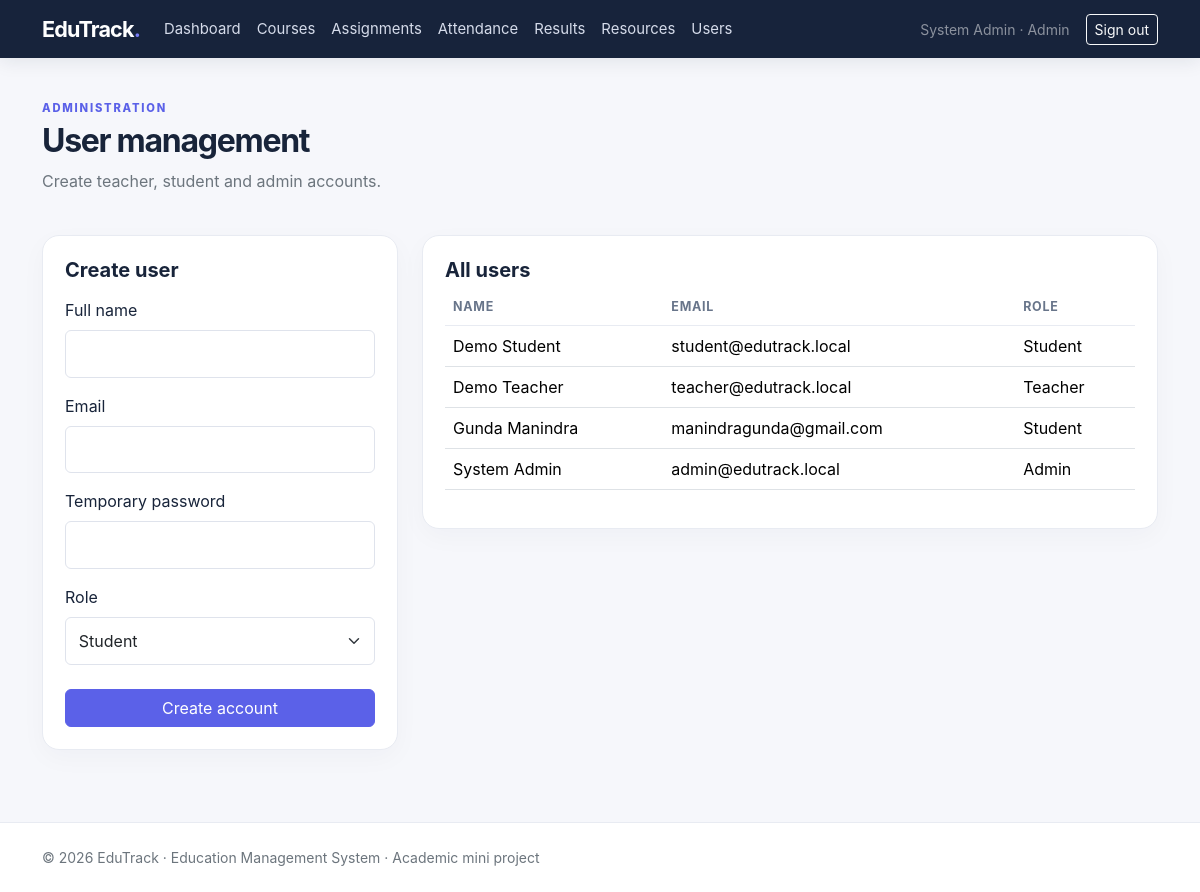
The app's page /admin/users (signed in) with its own data.
### models.py (models this page shows)
class User(UserMixin, db.Model):
    id = db.Column(db.Integer, primary_key=True)
    name = db.Column(db.String(100), nullable=False)
    email = db.Column(db.String(120), unique=True, nullable=False, index=True)
    password_hash = db.Column(db.String(255), nullable=False)
    role = db.Column(db.String(20), nullable=False, default="student")
    created_at = db.Column(db.DateTime, default=datetime.utcnow)

### app.py (the view, shortened to what this page needs)
@app.route("/admin/users", methods=["GET", "POST"])
@role_required("admin")
def users():
    return render_template("users.html", users=User.query.order_by(User.name).all())

### app.py (called while the page is built)
@login_manager.user_loader
def load_user(user_id):
    return db.session.get(User, int(user_id))

def role_required(*roles):
    def decorator(fn):
        @wraps(fn)
        @login_required
        def wrapper(*args, **kwargs):
            if current_user.role not in roles:
                abort(403)
            return fn(*args, **kwargs)
        return wrapper
    return decorator

@app.context_processor
def inject_today():
    return {"today": date.today()}

### templates/users.html
{% extends "base.html" %}{% block title %}Users{% endblock %}{% block content %}
<div class="page-heading"><div><span class="eyebrow">ADMINISTRATION</span><h2 class="fw-bold mt-1">User management</h2><p class="text-secondary">Create teacher, student and admin accounts.</p></div></div>
<div class="row g-4"><div class="col-lg-4"><div class="content-card"><h5 class="fw-bold">Create user</h5><form method="post"><label class="form-label mt-2">Full name</label><input class="form-control" name="name" required><label class="form-label mt-3">Email</label><input class="form-control" type="email" name="email" required><label class="form-label mt-3">Temporary password</label><input class="form-control" type="password" name="password" minlength="8" required><label class="form-label mt-3">Role</label><select class="form-select" name="role"><option value="student">Student</option><option value="teacher">Teacher</option><option value="admin">Admin</option></select><button class="btn btn-accent w-100 mt-4">Create account</button></form></div></div>
<div class="col-lg-8"><div class="content-card"><h5 class="fw-bold">All users</h5><div class="table-responsive"><table class="table"><thead><tr><th>Name</th><th>Email</th><th>Role</th></tr></thead><tbody>{% for u in users %}<tr><td>{{ u.name }}</td><td>{{ u.email }}</td><td>{{ u.role|title }}</td></tr>{% endfor %}</tbody></table></div></div></div></div>
{% endblock %}

### templates/base.html (shortened to what this page needs)
<!doctype html>
<html lang="en">
<head>
  <link href="https://cdn.jsdelivr.net/npm/bootstrap@5.3.3/dist/css/bootstrap.min.css" rel="stylesheet">
  <link href="{{ url_for('static', filename='css/style.css') }}" rel="stylesheet">
</head>
<body>
<nav class="navbar navbar-expand-lg navbar-dark nav-main">
  <div class="container">
    <a class="navbar-brand fw-bold" href="{{ url_for('index') }}">EduTrack<span class="brand-dot">.</span></a>
    <div class="collapse navbar-collapse" id="nav">
      <ul class="navbar-nav me-auto">
      {% if current_user.is_authenticated %}
        <li class="nav-item"><a class="nav-link" href="{{ url_for('dashboard') }}">Dashboard</a></li>
        <li class="nav-item"><a class="nav-link" href="{{ url_for('courses') }}">Courses</a></li>
        <li class="nav-item"><a class="nav-link" href="{{ url_for('assignments') }}">Assignments</a></li>
        {% if current_user.role in ['teacher','admin'] %}
        <li class="nav-item"><a class="nav-link" href="{{ url_for('attendance') }}">Attendance</a></li>
        {% endif %}
        <li class="nav-item"><a class="nav-link" href="{{ url_for('results') }}">Results</a></li>
        <li class="nav-item"><a class="nav-link" href="{{ url_for('resources') }}">Resources</a></li>
        {% if current_user.role == 'admin' %}<li class="nav-item"><a class="nav-link" href="{{ url_for('users') }}">Users</a></li>{% endif %}
      {% endif %}
      </ul>
      <div class="d-flex align-items-center gap-3">
      {% if current_user.is_authenticated %}
        <span class="text-white-50 small">{{ current_user.name }} · {{ current_user.role|title }}</span>
        <a class="btn btn-sm btn-outline-light" href="{{ url_for('logout') }}">Sign out</a>
      {% else %}
        <a class="btn btn-sm btn-outline-light" href="{{ url_for('login') }}">Sign in</a>
        <a class="btn btn-sm btn-accent" href="{{ url_for('register') }}">Create account</a>
      {% endif %}
      </div>
    </div>
  </div>
</nav>
<main class="container py-4">
  {% block content %}{% endblock %}
</main>
<footer class="footer mt-5 py-4"><div class="container small text-secondary">© {{ today.year }} EduTrack · Education Management System · Academic mini project</div></footer>
</body></html>

### static/css/style.css (style rules this page uses)
:root { --ink:#18243a;--muted:#68758a;--accent:#5b61e8;--accent-dark:#464bd0;--line:#e8ebf2;--surface:#fff }
body { background:#f6f7fb;color:var(--ink);font-family:Inter,ui-sans-serif,system-ui,-apple-system,"Segoe UI",sans-serif }
.nav-main { background:#17233b;box-shadow:0 3px 18px #14213a18 }
.navbar-brand { font-size:1.35rem;letter-spacing:-.04em }
.brand-dot,.accent-text { color:#777cf5 }
.nav-link { color:#d5dbea!important;font-size:.93rem }
.btn-accent { background:var(--accent);border-color:var(--accent);color:#fff }
.eyebrow { font-size:.7rem;letter-spacing:.16em;font-weight:800;color:var(--accent) }
.feature-card,.content-card,.stat-card { background:var(--surface);border:1px solid var(--line);border-radius:17px;padding:22px;box-shadow:0 8px 26px #18243a08 }
.form-control,.form-select { border-color:#dfe3ec;padding:.68rem .8rem }
.page-heading { display:flex;justify-content:space-between;align-items:center;gap:20px;margin:12px 0 26px }
.page-heading h2 { letter-spacing:-.04em }
.table { --bs-table-bg:transparent }
.table thead th { color:var(--muted);font-size:.78rem;text-transform:uppercase;letter-spacing:.06em;border-bottom-color:var(--line) }
.footer { border-top:1px solid var(--line);background:#fff }

### records on screen
User: name "System Admin", role "Admin", email "admin@edutrack.local"
User: name "Demo Student", email "student@edutrack.local", role "Student"
User: name "Demo Teacher", email "teacher@edutrack.local", role "Teacher"
User: name "Gunda Manindra", email "manindragunda@gmail.com", role "Student"
